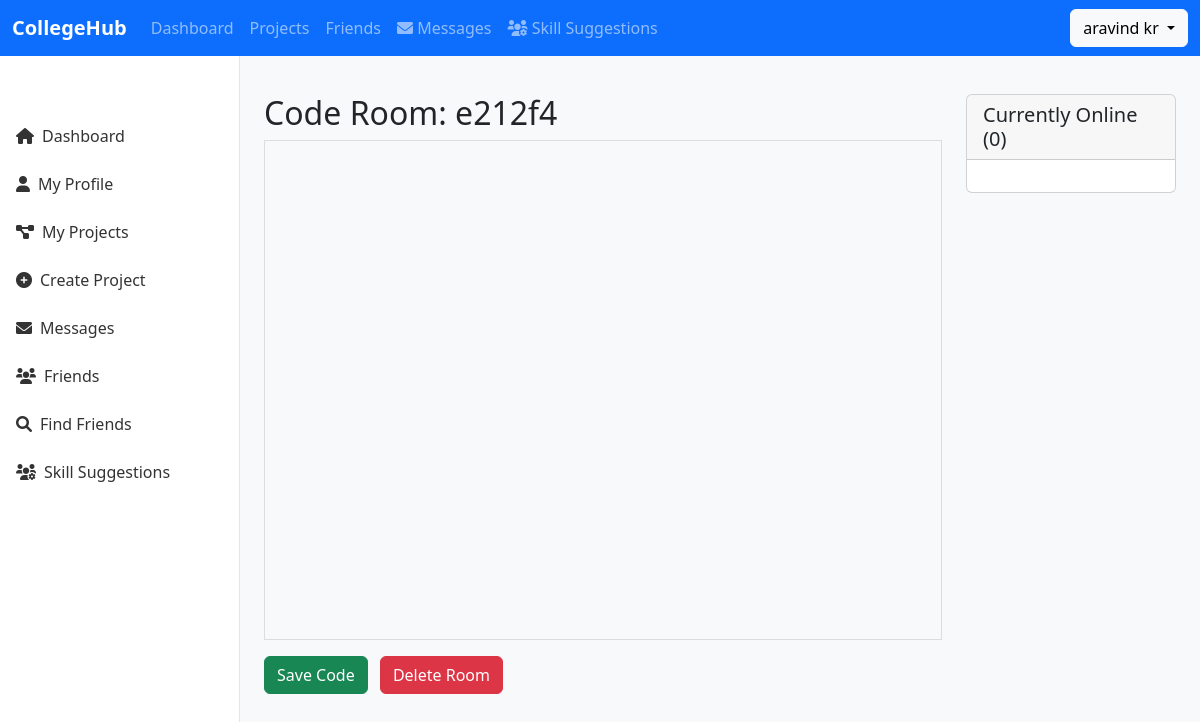
Screenshot of /code/e212f4 (signed in) with the database file from the repository.
### app.py (models this page shows, shortened)
class User(UserMixin, db.Model):
    id = db.Column(db.Integer, primary_key=True)
    first_name = db.Column(db.String(150), nullable=False)
    last_name = db.Column(db.String(150), nullable=False)
    email = db.Column(db.String(120), unique=True, nullable=False)
    password = db.Column(db.String(255), nullable=False)
    profile_picture = db.Column(db.String(255))
    bio = db.Column(db.String(500))
    college = db.Column(db.String(200))
    github = db.Column(db.String(255))
    linkedin = db.Column(db.String(255))
    profile_visibility = db.Column(db.String(20), default='public')
    friend_request_setting = db.Column(db.String(20), default='everyone')
    owned_projects = db.relationship('Project', back_populates='owner')
    joined_projects = db.relationship('Project',
                                     secondary='project_members',
                                     primaryjoin="User.id == ProjectMember.user_id",
                                     secondaryjoin="ProjectMember.project_id == Project.id",
                                     viewonly=True)
    skills = db.Column(db.Text)

class CodeRoom(db.Model):
    id = db.Column(db.String(6), primary_key=True)
    content = db.Column(db.Text)
    project_id = db.Column(db.Integer, db.ForeignKey('project.id'), nullable=False)
    language = db.Column(db.String(50), default='python')
    created_at = db.Column(db.DateTime, default=datetime.utcnow)
    updated_at = db.Column(db.DateTime, default=datetime.utcnow, onupdate=datetime.utcnow)
    project = db.relationship('Project', back_populates='code_rooms')

### app.py (the view)
@app.route('/code/<room_id>')
@login_required
def code_room(room_id):
    try:
        room = CodeRoom.query.get_or_404(room_id)
        project = Project.query.get(room.project_id)
        if project.owner_id != current_user.id and current_user not in project.team_members:
            flash('You do not have access to this code room.', 'danger')
            return redirect(url_for('home'))
        app.logger.info(f"User {current_user.id} accessing code room {room_id}")
        app.logger.debug(f"Room content length: {len(room.content or '')}")
        return render_template('project/code_room.html', room=room, project=project)
    except Exception as e:
        app.logger.error(f"Error accessing code room {room_id}: {str(e)}")
        flash('An error occurred while loading the code room.', 'danger')
        return redirect(url_for('my_projects'))

### app.py (called while the page is built)
@login_manager.user_loader
def load_user(user_id):
    user = db.session.get(User, user_id)
    return user

### templates/project/code_room.html (shortened to what this page needs)
{% extends "base.html" %}
{% block content %}
<div class="container-fluid mt-4">
    <div class="row">
        <div class="col-md-9">
            <h2>Code Room: {{ room.id }}</h2>
            <div id="editor" style="height: 500px; width: 100%; border: 1px solid #ddd;"></div>
            <div class="mt-3">
                <button id="saveBtn" class="btn btn-success">Save Code</button>
                {% if project.owner_id == current_user.id %}
                <button id="deleteBtn" class="btn btn-danger ms-2" data-bs-toggle="modal" data-bs-target="#deleteModal">Delete Room</button>
                {% endif %}
            </div>
        </div>
        <div class="col-md-3">
            <div class="card">
                <div class="card-header">
                    <h5 class="mb-0">Currently Online (<span id="user-count">0</span>)</h5>
                </div>
                <div class="card-body">
                </div>
            </div>
        </div>
    </div>
</div>
{% endblock %}

### templates/base.html (shortened to what this page needs)
<!DOCTYPE html>
<html lang="en">
<head>
    <link href="https://cdn.jsdelivr.net/npm/bootstrap@5.2.3/dist/css/bootstrap.min.css" rel="stylesheet">
    <link rel="stylesheet" href="https://cdnjs.cloudflare.com/ajax/libs/font-awesome/6.0.0/css/all.min.css">
</head>
<body>
    <nav class="navbar navbar-expand-lg navbar-dark bg-primary fixed-top">
        <div class="container-fluid">
            <a class="navbar-brand" href="{{ url_for('dashboard') }}">CollegeHub</a>
            <div class="collapse navbar-collapse" id="navbarSupportedContent">
                <ul class="navbar-nav me-auto mb-2 mb-lg-0">
                    <li class="nav-item">
                        <a class="nav-link" href="{{ url_for('dashboard') }}">Dashboard</a>
                    </li>
                    <li class="nav-item">
                        <a class="nav-link" href="{{ url_for('my_projects') }}">Projects</a>
                    </li>
                    <li class="nav-item">
                        <a class="nav-link" href="{{ url_for('friends') }}">Friends</a>
                    </li>
                    <li class="nav-item">
                        <a class="nav-link position-relative" href="{{ url_for('messages') }}">
                            <i class="fas fa-envelope"></i> Messages
                        </a>
                    </li>
                    <li class="nav-item">
                        <a class="nav-link" href="{{ url_for('skill_suggestions') }}">
                            <i class="fas fa-users-cog"></i> Skill Suggestions
                        </a>
                    </li>
                </ul>
                <div class="d-flex">
                    <div class="dropdown">
                        <button class="btn btn-light dropdown-toggle" type="button" id="dropdownMenuButton" data-bs-toggle="dropdown" aria-expanded="false">
                            {{ current_user.first_name }} {{ current_user.last_name }}
                        </button>
                    </div>
                </div>
            </div>
        </div>
    </nav>
    <div class="sidebar d-none d-md-block">
        <div class="sidebar-sticky">
            <ul class="nav flex-column">
                <li class="nav-item">
                    <a class="nav-link" href="{{ url_for('dashboard') }}">
                        <i class="fas fa-home me-2"></i>Dashboard
                    </a>
                </li>
                <li class="nav-item">
                    <a class="nav-link" href="{{ url_for('profile') }}">
                        <i class="fas fa-user me-2"></i>My Profile
                    </a>
                </li>
                <li class="nav-item">
                    <a class="nav-link" href="{{ url_for('my_projects') }}">
                        <i class="fas fa-project-diagram me-2"></i>My Projects
                    </a>
                </li>
                <li class="nav-item">
                    <a class="nav-link" href="{{ url_for('create_project') }}">
                        <i class="fas fa-plus-circle me-2"></i>Create Project
                    </a>
                </li>
                <li class="nav-item">
                    <a class="nav-link position-relative" href="{{ url_for('messages') }}">
                        <i class="fas fa-envelope me-2"></i>Messages
                    </a>
                </li>
                <li class="nav-item">
                    <a class="nav-link" href="{{ url_for('friends') }}">
                        <i class="fas fa-users me-2"></i>Friends
                    </a>
                </li>
                <li class="nav-item">
                    <a class="nav-link" href="{{ url_for('search_friends') }}">
                        <i class="fas fa-search me-2"></i>Find Friends
                    </a>
                </li>
                <li class="nav-item">
                    <a class="nav-link" href="{{ url_for('skill_suggestions') }}">
                        <i class="fas fa-users-cog me-2"></i>Skill Suggestions
                    </a>
                </li>
            </ul>
        </div>
    </div>
    <main role="main">
        <div class="container-fluid">
            {% block content %}{% endblock %}
        </div>
    </main>
</body>
</html>

### templates/base.html (style rules this page uses)
body { background-color: #f8f9fa; }
.navbar-brand { font-weight: bold; }
.nav-link { font-weight: 500; }
.sidebar { position: fixed; top: 56px; bottom: 0; left: 0; z-index: 100; padding: 48px 0 0; box-shadow: inset -1px 0 0 rgba(0, 0, 0, .1); background-color: #fff; }
.sidebar-sticky { position: relative; top: 0; height: calc(100vh - 48px); padding-top: .5rem; overflow-x: hidden; overflow-y: auto; }
.sidebar .nav-link { font-weight: 500; color: #333; padding: .75rem 1rem; }
main { padding-top: 70px; }
@media (min-width: 768px) { main { padding-left: 240px; } }
@media (min-width: 768px) { .sidebar { width: 240px; } }

### rows the page displays
User: first_name "aravind", last_name "kr"
CodeRoom: id "e212f4"
